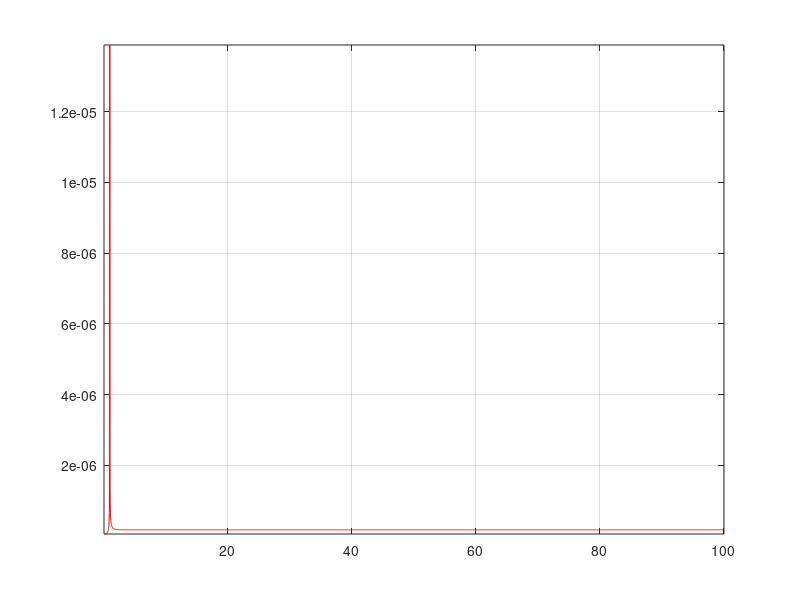

This chart was generated by the following MATLAB code: (Note: this script raises an error after producing the figure.)
% Task 5
% Number of samples used for testing (number of elements of the data vector).
N =5000
% initializing vectors of data:
% x:  vector of linearly spaced data values.
% xl: vector of logarithmically spaced data values.
x = linspace(10^-2, 10^2, N);
xl = logspace(-2, 2, N);

% Calculating the maximum relative error due to rounding (the division by
% two here is becuase the built-in eps returns the minimum space between
% two consecutive numbers, which is twice the maximum error due to rounding.
epssin = eps("single")/2;

% Definition for coefficient of data error propogation derived in Task 1,
% coefficients of rounding error propogation in algorithm A1 (KA1) and in
% algorithm A2 (KA2) derived in Task 3.
T = @(x) ((x./(1+x.^2) -2*atan(x) -3*x.^5)./(atan(x)-x.^5) );
KA1 = @(x) 3*abs(1+x.^3./f(x))+abs(x.^3./f(x))+1;
KA2 = @(x) 3+abs(x.^3./f(x))+abs(atan(x)./(x.^2.*f(x)));

% Code for generation of figure 7
figure(7)
plot(x,abs(T(x)*epssin),"r-")
hold on;grid on;
axis([0.01,100,-inf,inf])
plot(x,(KA1(x)*epssin),"b-")
plot(x,(KA2(x)*epssin),"c-")
xlabel('x');
ylabel('\delta[y]');
title("Figure 7: comparison of error bounds for data and rounding errors (linearly spaced data):")
legend("Maximum relative errors in data","Maximum relative errors due to rounding for algorithm A1","Maximum relative errors due to rounding for algorithm A2")
yscale log;hold off;

% Code for generation of figure 8
figure(8);
loglog(xl, abs(T(xl)*epssin), 'r-');
hold on;grid on;
loglog(xl, (KA1(xl)*epssin), 'b-');
loglog(xl, (KA2(xl)*epssin), 'c-');
xlabel('x');
ylabel('\delta[y]');
title("Figure 8: comparison of error bounds for data and rounding errors (logarithmically spaced data):")
legend("Maximum relative errors in data","Maximum relative errors due to rounding for algorithm A1","Maximum relative errors due to rounding for algorithm A2")
hold off;